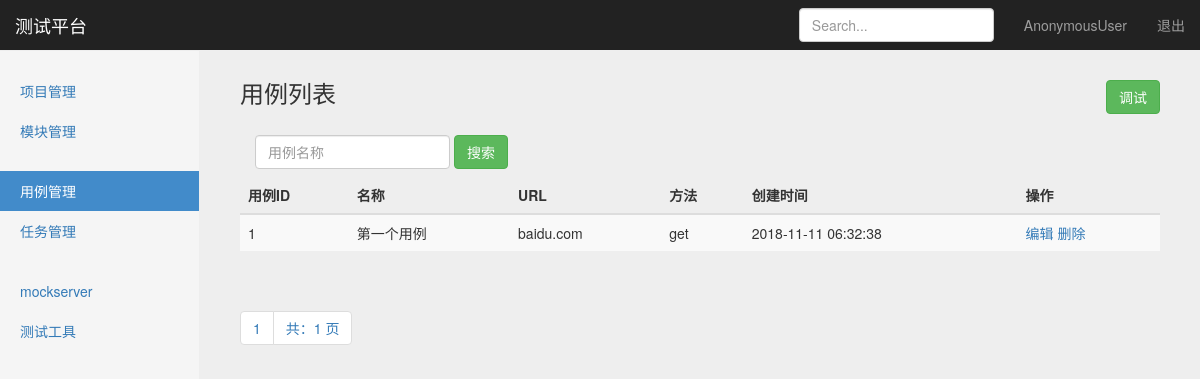
The app's page /interface/search_case_name/?page=2, older data.
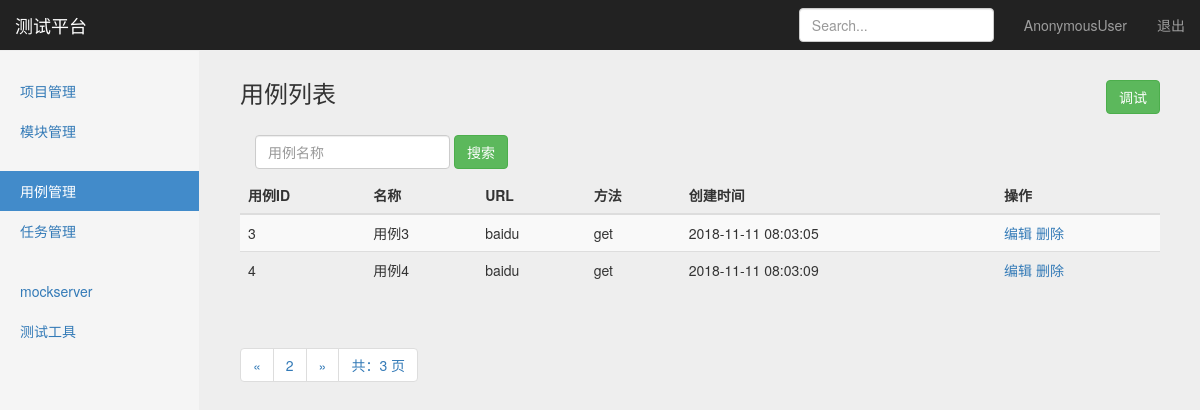
The same page, newer data.
### interface_app/models.py (models this page shows, shortened)
class TestCase(models.Model):
    module = models.ForeignKey(Module, on_delete=models.CASCADE) # on_delete参数表示项目删除后，模块也跟随删除
    name = models.CharField("名称", max_length=100, blank=False, default="")
    url = models.TextField("URL", default="")
    req_method = models.CharField("方法", max_length=10, default="")
    req_type = models.CharField("参数类型", max_length=10, default="")
    req_header = models.TextField("header", default="")
    req_parameter = models.TextField("参数", default="")
    reponses_assert = models.TextField("验证", default="")
    create_time = models.DateTimeField("创建时间", auto_now_add=True)

### interface_app/views.py (the view)
# urls.py: path('search_case_name/', views.search_case_name),
def search_case_name(request):
    if request.method == "GET":
        case_name = request.GET.get('case_name', "")
        cases = TestCase.objects.filter(name__contains=case_name)
        paginator = Paginator(cases, 2)
        page = request.GET.get('page')
        try:
            contacts = paginator.page(page)
        except PageNotAnInteger:
            contacts = paginator.page(1)
        except EmptyPage:
            contacts = paginator.page(paginator.num_pages)
        return render(request, "case_manage.html", {
            "type": "list",
            "testcases": contacts,
            "case_name": case_name,
        })
    else:
        return HttpResponse("404")

### templates/case_manage.html (shortened to what this page needs)
{% extends "base.html" %}
{% block content %}
    <nav class="navbar navbar-inverse navbar-fixed-top">
      <div class="container-fluid">
        <div class="navbar-header">
          <a class="navbar-brand" href="#">测试平台</a>
        </div>
        <div id="navbar" class="navbar-collapse collapse">
          <ul class="nav navbar-nav navbar-right">
            <li><a href="#">{{user}}</a></li>
            <li><a href="/logout/">退出</a></li>
          </ul>
          <form class="navbar-form navbar-right">
            <input type="text" class="form-control" placeholder="Search...">
          </form>
        </div>
      </div>
    </nav>
    <div class="container-fluid">
        <div class="row">
            <div class="col-sm-3 col-md-2 sidebar">
                <ul class="nav nav-sidebar">
                    <li ><a href="/manage/project_manage/">项目管理</a></li>
                    <li ><a href="/manage/module_manage/">模块管理</a></li>
                </ul>
                <ul class="nav nav-sidebar">
                    <li class="active"><a href="/interface/case_manage">用例管理</a></li>
                    <li><a href="">任务管理</a></li>
                </ul>
                <ul class="nav nav-sidebar">
                    <li><a href="">mockserver</a></li>
                    <li><a href="">测试工具</a></li>
                </ul>
            </div>
        </div>
    </div>
    {% if type == 'list'%}
        <div class="col-sm-9 col-sm-offset-3 col-md-10 col-md-offset-2 main">
            <h3 class="sub-header">用例列表
                <button type="button" class="btn btn-success" style="float: right;"
                onclick="window.location.href='/interface/debug/'">调试</button>
            </h3>
            <div class="table-responsive">
                <form class="navbar-form" method="get" action="/interface/search_case_name/">
                    <div class="form-group">
                        <input name="case_name" type="text" placeholder="用例名称" class="form-control">
                    </div>
                    <button type="submit" class="btn btn-success">搜索</button>
                </form>
            <table class="table table-striped">
              <thead>
                <tr>
                  <th>用例ID</th>
                  <th>名称</th>
                  <th>URL</th>
                  <th>方法</th>
                  <th>创建时间</th>
                  <th>操作</th>
                </tr>
              </thead>
              <tbody>
                {% for case in testcases %}
                <tr>
                  <td>{{case.id}}</td>
                  <td>{{case.name}}</td>
                  <td>{{case.url}}</td>
                  <td>{{case.req_method}}</td>
                  <td>{{case.create_time | date:"Y-m-d H:i:s" }}</td>
                  <td>
                    <a href="/manage/project_edit/{{project.id}}/">编辑</a>
                    <a href="/manage/project_delete/{{project.id}}/">删除</a>
                  </td>
                </tr>
              {% endfor %}
              </tbody>
            </table>
          </div>
            <div class="pagination">
                <span class="step-links">
                    <ul class="pagination">
                        {% if testcases.has_previous %}
                            <li><a href="?case_name={{ case_name }}&page={{ testcases.previous_page_number }}">&laquo;</a></li>
                        {% endif %}
                        <li><a href="#">{{ testcases.number }}</a></li>
                        {% if testcases.has_next %}
                            {% if case_name %}
                                <li><a href="?case_name={{ case_name }}&page={{ testcases.next_page_number }}">&raquo;</a></li>
                            {% else %}
                                <li><a href="?page={{ testcases.next_page_number }}">&raquo;</a></li>
                            {% endif %}
                        {% endif %}
                        <li><a href="#">共：{{ testcases.paginator.num_pages }} 页</a></li>
                    </ul>
                </span>
            </div>
        </div>
    {% endif %}
{% endblock %}

### templates/base.html (shortened to what this page needs)
<!DOCTYPE html>
<html lang="zh-CN">
  <head>
      {% load static %}
      {% load static %}
      <link rel="stylesheet" href="{% static 'css/bootstrap.min.css' %}">
      <link rel="stylesheet" href="{% static 'css/dashboard.css' %}">
      <link rel="stylesheet"  href="{% static 'css/signin.css' %}">
  </head>
  <body>
    {% block content %}
    {% endblock %}
  </body>
</html>

### static/css/dashboard.css (style rules this page uses)
body { padding-top: 50px; }
.sub-header { padding-bottom: 10px; border-bottom: 1px solid #eee; }
.navbar-fixed-top { border: 0; }
.sidebar { display: none; }
@media (min-width: 768px) { .sidebar { position: fixed; top: 51px; bottom: 0; left: 0; z-index: 1000; display: block; padding: 20px; overflow-x: hidden; overflow-y: auto; background-color: #f5f5f5; border-right: 1px solid #eee; } }
.nav-sidebar { margin-right: -21px; margin-bottom: 20px; margin-left: -20px; }
.nav-sidebar > li > a { padding-right: 20px; padding-left: 20px; }
.nav-sidebar > .active > a, .nav-sidebar > .active > a:hover, .nav-sidebar > .active > a:focus { color: #fff; background-color: #428bca; }
.main { padding: 20px; }
@media (min-width: 768px) { .main { padding-right: 40px; padding-left: 40px; } }

### static/css/signin.css (style rules this page uses)
body { padding-top: 40px; padding-bottom: 40px; background-color: #eee; }

Row changes from the older to the newer data that the page shows:
no longer on this page (row unchanged): TestCase: id "1", name "第一个用例", url "baidu.com", req_method "get", create_time "2018-11-11 06:32:38"
added TestCase: id "3", name "用例3", url "baidu", req_method "get", create_time "2018-11-11 08:03:05"
added TestCase: id "4", name "用例4", url "baidu", req_method "get", create_time "2018-11-11 08:03:09"
Text that changed along with them:
{{ testcases.number }}: "1" → "2"
{{ testcases.paginator.num_pages }}: "1" → "3"
